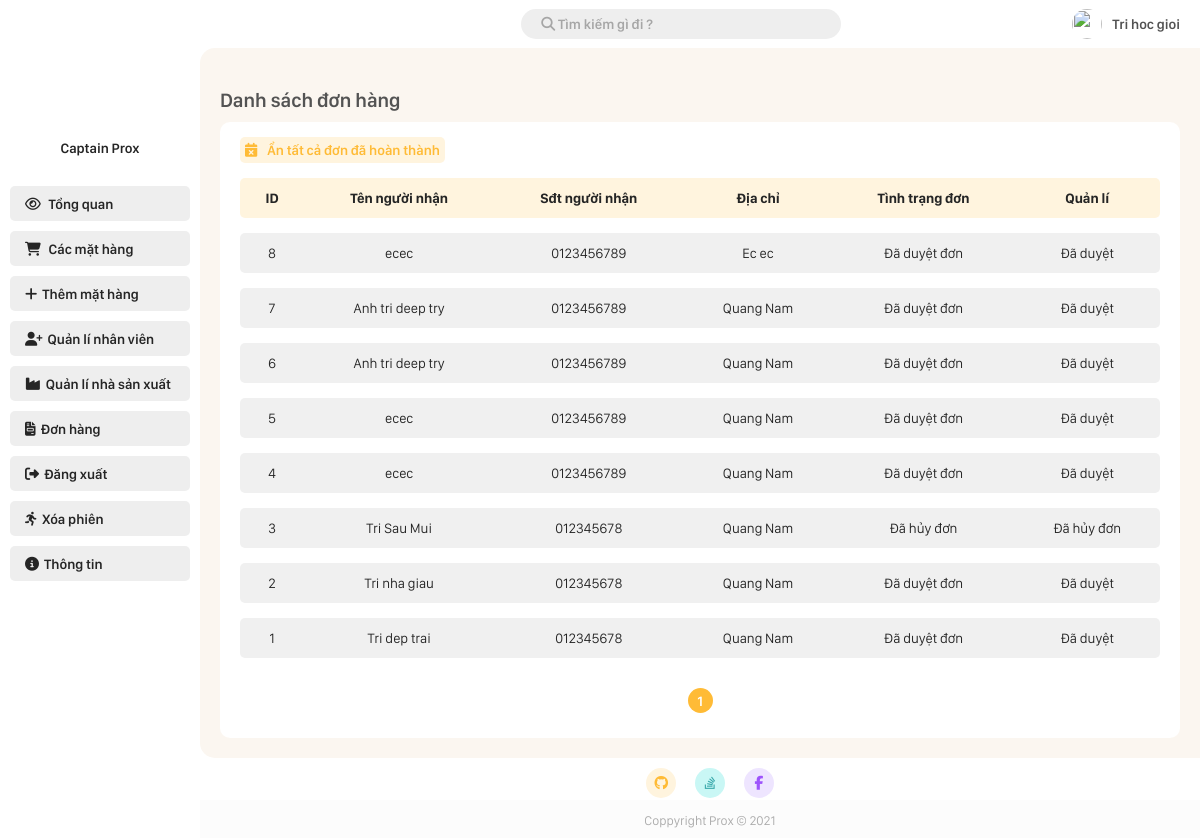
The app's page /Admin/bill.php (signed in), older data.
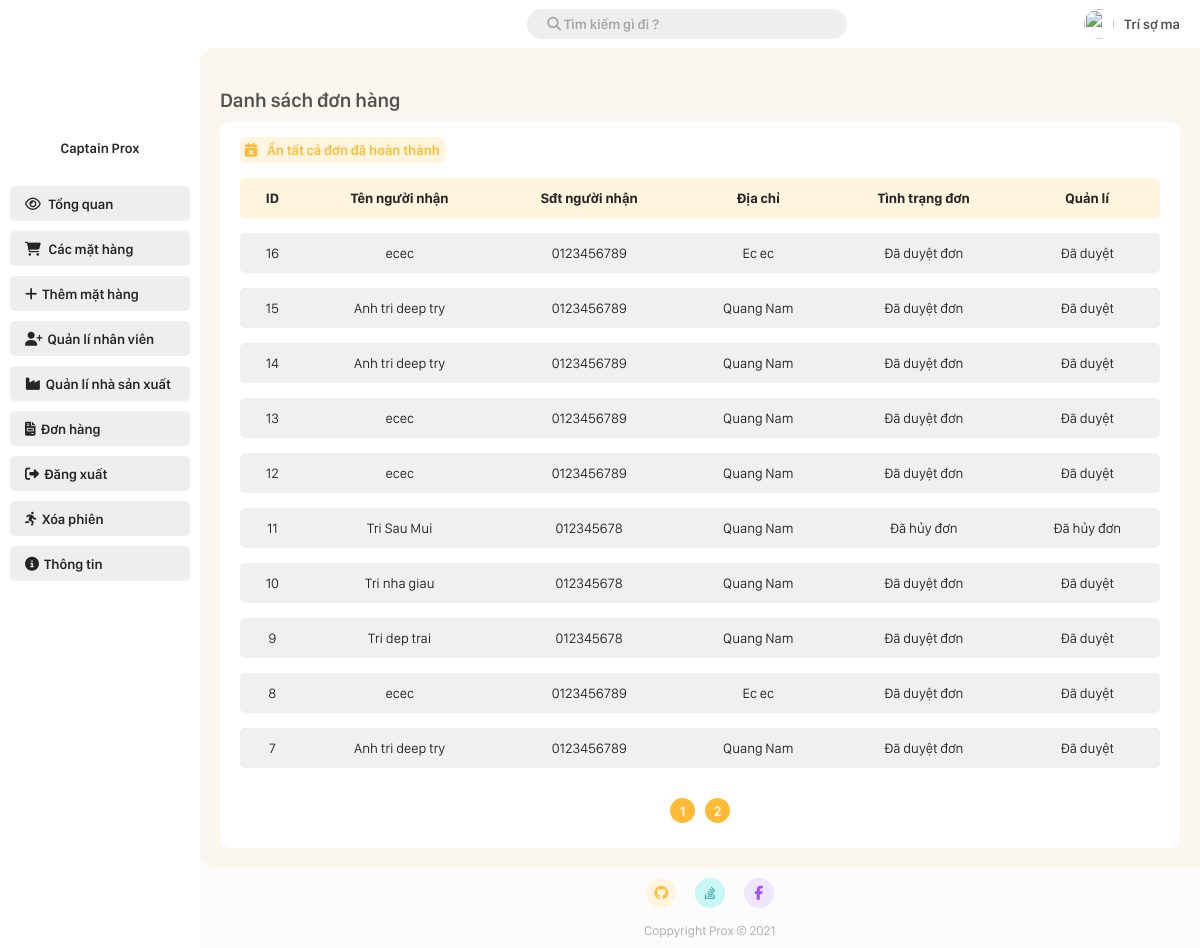
The same page, newer data.
### tables this page shows
CREATE TABLE `bill` (
  `id` int(11) NOT NULL,
  `customer_id` int(11) NOT NULL,
  `time_order` datetime NOT NULL DEFAULT CURRENT_TIMESTAMP,
  `recipient_name` varchar(20) NOT NULL,
  `customer_phone` varchar(20) NOT NULL,
  `customer_address` varchar(30) NOT NULL,
  `note` varchar(30) NOT NULL,
  `status` tinyint(4) NOT NULL
);

### Admin/bill.php (the view, shortened to what the changed rows need)
<!DOCTYPE html>
<html lang="en">
<head>
    <link rel="stylesheet" href="./CSS/style.css?v=4.3">
</head>
<body>
        <?php
            $page = 1;
            $search = "";
            $number_of_post_query = "SELECT count(*) FROM bill WHERE (customer_id = '$search') OR (id = '$search') OR (recipient_name like '%$search%')";
            $post_array = mysqli_query($connect, $number_of_post_query);
            $result_array = mysqli_fetch_array($post_array);
            $number_of_post = $result_array['count(*)'];
            $number_post_per_page = 10;
            $number_of_page = ceil($number_of_post/$number_post_per_page);
            $number_of_skip_page = $number_post_per_page * ($page - 1);
            $querry = "SELECT * FROM bill WHERE (customer_id = '$search') OR (id = '$search') OR (recipient_name like '%$search%') ORDER BY id DESC LIMIT $number_post_per_page OFFSET $number_of_skip_page ";
            $result = mysqli_query($connect, $querry);
        ?>
        <div class="grid-container">
            <div class="container-header">
                <?php require_once "./root/navbar.php"; ?>
            </div>
                <?php require_once "./root/sidebar.php"; ?>
            <div class="container-main">
                <h1 class="main-title">Danh sách đơn hàng</h1>
                <div class="add-new-item">
                    <table class="styled-table">
                        <thead>
                            <tr>
                                <th>ID</th>
                                <th>Tên người nhận</th>
                                <th>Sđt người nhận</th>
                                <th>Địa chỉ</th>
                                <th>Tình trạng đơn</th>
                                <th>Quản lí</th>
                            </tr>
                        </thead>
                        <tbody>
                            <?php foreach($result as $bill){ ?>
                                <tr>
                                    <td><a href="./view-infomation/bill_detail.php?bill_detail=<?php echo $bill['id'] ?>"><?php echo $bill['id'] ?></a></td>
                                    <td><a href="./view-infomation/bill_detail.php?bill_detail=<?php echo $bill['id'] ?>"><?php echo $bill['recipient_name'] ?></a></td>
                                    <td><a href="./view-infomation/bill_detail.php?bill_detail=<?php echo $bill['id'] ?>"><?php echo $bill['customer_phone'] ?></a></td>
                                    <td><a href="./view-infomation/bill_detail.php?bill_detail=<?php echo $bill['id'] ?>"><?php echo $bill['customer_address'] ?></a></td>
                                    <td><a href="./view-infomation/bill_detail.php?bill_detail=<?php echo $bill['id'] ?>">
                                        <?php
                                            if($bill['status'] == 1){
                                                echo "Chờ duyệt đơn";
                                            }else if($bill['status'] == 2){
                                                echo "Đã duyệt đơn";
                                            }else if($bill['status'] == 3){
                                                echo "Đã hủy đơn";
                                            }
                                        ?>
                                    </a>
                                    </td>
                                    <td>
                                        <?php
                                            if($bill['status'] == 1){
                                                echo '<a class="link-button" href="?approve=' . $bill["id"] . '"><i class="fas fa-check"></i>Duyệt</a>';
                                                echo '<a class="link-button" href="?cancel=' . $bill["id"] . '"><i class="fas fa-times"></i></i>Hủy</a>';
                                            }else if($bill['status'] == 2){
                                                echo 'Đã duyệt';
                                            }else if($bill['status'] == 3){
                                                echo 'Đã hủy đơn';
                                            }
                                        ?>
                                    </td>
                                </tr>
                            <?php } ?>
                        </tbody>
                    </table>
                    <div class="page_number_list">
                        <?php for($i = 1 ; $i<= $number_of_page ; $i++){?>
                            <div class="page_number">
                                <a href="?page=<?php echo $i; ?>&search=<?php echo $search; ?>">
                                    <?php echo $i; ?>
                                </a>
                            </div>
                        <?php } ?>
                    </div>
                </div>
            </div>
                <?php require_once "./root/footer.php"; ?>
        </div>
</body>
</html>

### Admin/root/navbar.php (shortened to what the changed rows need)
<!DOCTYPE html>
<html lang="en">
<head>
</head>
<body>
        <div class="header">
            <ul class="header-menu">
                <li>
                    <a href="#"><?php
                    if(isset($_SESSION['name'])){
                        echo $_SESSION['name'];
                    }else{
                        echo 'User name';
                    }
                    ?>
                    </a>
                </li>
            </ul>
        </div>
</body>
</html>

Row changes from the older to the newer data that the page shows:
no longer on this page (row edited): bill: id "6", recipient_name "Anh tri deep try", customer_phone "0123456789", customer_address "Quang Nam", status "Đã duyệt đơn"
no longer on this page (row unchanged): bill: id "5", recipient_name "ecec", customer_phone "0123456789", customer_address "Quang Nam", status "Đã duyệt đơn"
no longer on this page (row unchanged): bill: id "4", recipient_name "ecec", customer_phone "0123456789", customer_address "Quang Nam", status "Đã duyệt đơn"
no longer on this page (row unchanged): bill: id "3", recipient_name "Tri Sau Mui", customer_phone "012345678", customer_address "Quang Nam", status "Đã hủy đơn"
no longer on this page (row unchanged): bill: id "2", recipient_name "Tri nha giau", customer_phone "012345678", customer_address "Quang Nam", status "Đã duyệt đơn"
no longer on this page (row unchanged): bill: id "1", recipient_name "Tri dep trai", customer_phone "012345678", customer_address "Quang Nam", status "Đã duyệt đơn"
added bill: id "16", recipient_name "ecec", customer_phone "0123456789", customer_address "Ec ec", status "Đã duyệt đơn"
added bill: id "15", recipient_name "Anh tri deep try", customer_phone "0123456789", customer_address "Quang Nam", status "Đã duyệt đơn"
added bill: id "14", recipient_name "Anh tri deep try", customer_phone "0123456789", customer_address "Quang Nam", status "Đã duyệt đơn"
added bill: id "13", recipient_name "ecec", customer_phone "0123456789", customer_address "Quang Nam", status "Đã duyệt đơn"
added bill: id "12", recipient_name "ecec", customer_phone "0123456789", customer_address "Quang Nam", status "Đã duyệt đơn"
added bill: id "11", recipient_name "Tri Sau Mui", customer_phone "012345678", customer_address "Quang Nam", status "Đã hủy đơn"
added bill: id "10", recipient_name "Tri nha giau", customer_phone "012345678", customer_address "Quang Nam", status "Đã duyệt đơn"
added bill: id "9", recipient_name "Tri dep trai", customer_phone "012345678", customer_address "Quang Nam", status "Đã duyệt đơn"
Text that changed along with them:
$_SESSION['name']: "Tri hoc gioi" → "Trí sợ ma"
new list line: "2"
